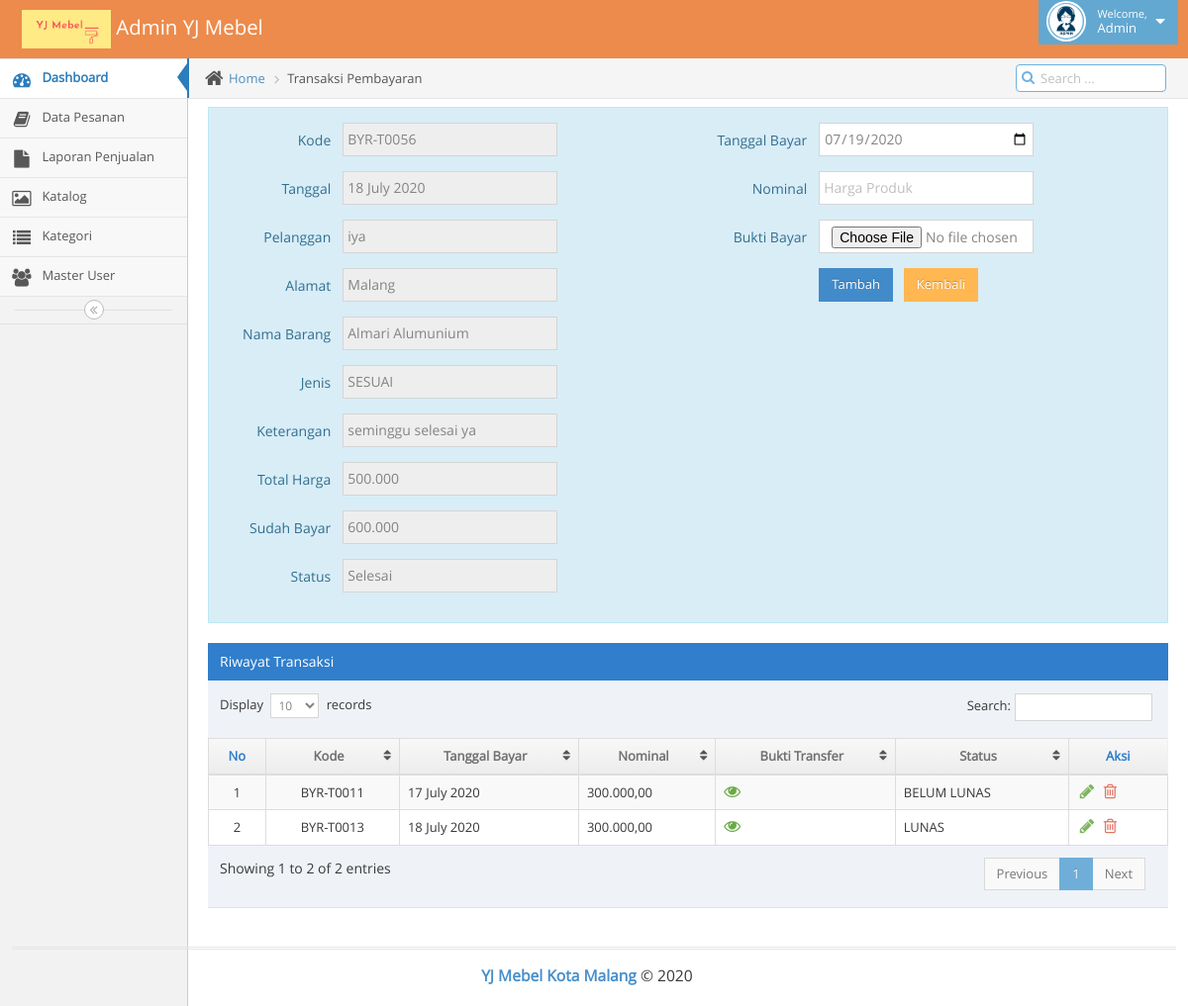
/admin_mebel/h_admin/index.php?transaksi_pembayaran&id=56 (signed in), run on the app's committed database.
### tables this page shows
CREATE TABLE `transaksi_penjualan` (
  `id_penjualan` int(11) NOT NULL,
  `id_cust` int(11) NOT NULL,
  `id_barang` int(11) NOT NULL,
  `keterangan` text NOT NULL,
  `jenis` enum('SESUAI','CUSTOM') NOT NULL,
  `tgl_jual` date NOT NULL,
  `total_harga` varchar(15) NOT NULL,
  `status_pesanan` enum('Pesan','Sedang Diproses','Selesai','Dibatalkan') NOT NULL
);

CREATE TABLE `tb_customer` (
  `id_cust` int(11) NOT NULL,
  `username_cust` varchar(20) NOT NULL,
  `password_cust` varchar(50) NOT NULL,
  `nama` varchar(50) NOT NULL,
  `alamat` varchar(100) NOT NULL,
  `telepon` varchar(15) NOT NULL
);

CREATE TABLE `produk` (
  `id_barang` int(11) NOT NULL,
  `id_kategori` int(11) NOT NULL,
  `nama_barang` varchar(100) NOT NULL,
  `keterangan` text NOT NULL,
  `harga` varchar(15) NOT NULL,
  `gambar` varchar(50) NOT NULL
);

CREATE TABLE `transaksi_pembayaran` (
  `id_pembayaran` int(11) NOT NULL,
  `id_penjualan` int(11) NOT NULL,
  `tgl_bayar` datetime NOT NULL,
  `nominal` varchar(25) NOT NULL,
  `bukti_tf` text NOT NULL,
  `status` enum('LUNAS','BELUM LUNAS') NOT NULL
);

### admin_mebel/function.php (called while the page is built, shortened)
<?php
function filterNumber($str){
	return intval(preg_replace("/[^0-9]/", '', $str));
}
function setKode($no, $pre = 'TRA'){
	$l = "ABCDEFGHIJKLMNOPQRSTUVWXYZ7890123456";
	return $pre."-".$l[intval(date('d'))].str_pad($no, 4, "0", STR_PAD_LEFT);
}

### admin_mebel/h_admin/transaksi_pembayaran.php (the view, shortened to what this page needs)
<?php
include "../k.php";
$id = filterNumber($_GET['id']);
$queryp = 	"SELECT j.id_penjualan, date_format(j.tgl_jual, '%d %M %Y') as tanggal, p.nama_barang, c.nama, j.jenis, j.keterangan, j.status_pesanan, j.total_harga, c.alamat, ".
			"		(SELECT IFNULL(SUM(b.nominal),0) FROM transaksi_pembayaran b WHERE b.id_penjualan = j.id_penjualan) as bayar ".
			"FROM 	transaksi_penjualan j ".
			"JOIN 	tb_customer c ON j.id_cust = c.id_cust ".
			"JOIN 	produk p ON j.id_barang = p.id_barang ".
			"WHERE  j.id_penjualan = {$id}";
$sqlp = mysqli_query($connect, $queryp);
$datap = mysqli_fetch_assoc($sqlp);
	?>
<div class="main-content">
	<div class="main-content-inner">
		<div class="breadcrumbs ace-save-state" id="breadcrumbs">
			<ul class="breadcrumb">
				<li>
					<i class="ace-icon fa fa-home home-icon"></i>
					<a href="index.php?dashboard">Home</a>
				</li>
				<li class="active">Transaksi Pembayaran</li>
			</ul>
			<div class="nav-search" id="nav-search">
				<form class="form-search">
					<span class="input-icon">
						<input type="text" placeholder="Search ..." class="nav-search-input" id="nav-search-input" autocomplete="off" />
						<i class="ace-icon fa fa-search nav-search-icon"></i>
					</span>
				</form>
			</div>
		</div>
		<div class="page-content">
			<div class="col-sm-15 alert alert-info">
				<div class="row">
					<form name="form1" class="form-horizontal" role="form" action="" method="post" enctype="multipart/form-data">
					<div class="col-md-6 col-xs-12">
						<div class="form-group">
							<label class="col-sm-3 control-label no-padding-right" for="form-field-1-1"> Kode  </label>
							<div class="col-sm-6">
								<input disabled type="text" class="form-control" name="" value="<?php echo setKode($datap['id_penjualan'], 'BYR')?>"/>
							</div>
						</div>
						<div class="form-group">
							<label class="col-sm-3 control-label no-padding-right" for="form-field-1-1"> Tanggal  </label>
							<div class="col-sm-6">
								<input disabled type="text" class="form-control" name="" value="<?php echo $datap['tanggal']?>"/>
							</div>
						</div>
						<div class="form-group">
							<label class="col-sm-3 control-label no-padding-right" for="form-field-1-1"> Pelanggan</label>
							<div class="col-sm-6">
								<input disabled type="text" class="form-control" name="" value="<?php echo $datap['nama']?>"/>
							</div>
						</div>
						<div class="form-group">
							<label class="col-sm-3 control-label no-padding-right" for="form-field-1-1"> Alamat</label>
							<div class="col-sm-6">
								<input disabled type="text" class="form-control" name="" value="<?php echo $datap['alamat']?>"/>
							</div>
						</div>
						<div class="form-group">
							<label class="col-sm-3 control-label no-padding-right" for="form-field-1-1"> Nama Barang  </label>
							<div class="col-sm-6">
								<input disabled type="text" class="form-control" name="" value="<?php echo $datap['nama_barang']?>"/>
							</div>
						</div>
						<div class="form-group">
							<label class="col-sm-3 control-label no-padding-right" for="form-field-1-1"> Jenis</label>
							<div class="col-sm-6">
								<input disabled type="text" class="form-control" name="" value="<?php echo $datap['jenis']?>"/>
							</div>
						</div>
						<div class="form-group">
							<label class="col-sm-3 control-label no-padding-right" for="form-field-1-1"> Keterangan</label>
							<div class="col-sm-6">
								<input disabled type="text" class="form-control" name="" value="<?php echo $datap['keterangan']?>"/>
							</div>
						</div>
						<div class="form-group">
							<label class="col-sm-3 control-label no-padding-right" for="form-field-1-1"> Total Harga</label>
							<div class="col-sm-6">
								<input disabled type="text" class="form-control" name="" value="<?php echo number_format($datap['total_harga'], 0, ',', '.')?>"/>
							</div>
						</div>
						<div class="form-group">
							<label class="col-sm-3 control-label no-padding-right" for="form-field-1-1"> Sudah Bayar</label>
							<div class="col-sm-6">
								<input disabled type="text" class="form-control" name="" value="<?php echo number_format($datap['bayar'], 0, ',', '.')?>"/>
							</div>
						</div>
						<div class="form-group">
							<label class="col-sm-3 control-label no-padding-right" for="form-field-1-1"> Status</label>
							<div class="col-sm-6">
								<input disabled type="text" class="form-control" name="" value="<?php echo $datap['status_pesanan']?>"/>
							</div>
						</div>
					</div>
					<div class="col-md-6 col-xs-12">
						<div class="form-group">
							<label class="col-sm-3 control-label no-padding-right" for="form-field-1-1"> Tanggal Bayar  </label>
							<div class="col-sm-6">
								<input required type="date" value="<?php echo date('Y-m-d')?>" class="form-control" name="tgl_bayar" id="form-field-1-1"   />
							</div>
						</div>
						<div class="form-group">
							<label class="col-sm-3 control-label no-padding-right" for="form-field-1-1"> Nominal </label>
							<div class="col-sm-6">
								<input required type="number" class="form-control" id="form-field-8" name="nominal" placeholder="Harga Produk">
							</div>
						</div>
						<div class="form-group">
							<label class="col-sm-3 control-label no-padding-right" for="form-field-1-1"> Bukti Bayar </label>
							<div class="col-sm-6">
								<input required type="file" accept="image/*" class="form-control" id="form-field-8" name="bukti" placeholder="Bukti Bayar">
							</div>
						</div>
						<div class="form-group">
							<label class="col-md-3 control-label no-padding-right" for="form-field-1-1"></label>
							<div class="col-md-9">
								<button type="submit" name="kirim" class="btn btn-sm btn-primary">Tambah</button>&nbsp;&nbsp;
								<a href="index.php?data_pesanan" class="btn btn-sm btn-warning">Kembali</a>
							</div>
						</div>
					</div>
					</form>
				</div>
			</div>
			<div class="row">
				<div class="col-xs-12">
					<div class="table-header">
						Riwayat Transaksi
					</div>
					<div class="table-responsive">
						<table id="dynamic-table" class="table table-striped table-bordered table-hover">
							<thead>
								<tr>
									<th style="text-align: center;">No</th>
									<th style="text-align: center;">Kode</th>
									<th style="text-align: center;">Tanggal Bayar</th>
									<th style="text-align: center;">Nominal</th>
									<th style="text-align: center;">Bukti Transfer</th>
									<th style="text-align: center;">Status</th>
									<th style="text-align: center;">Aksi</th>
								</tr>
							</thead>
							<tbody>
							<?php
								$query = "SELECT date_format(tgl_bayar, '%d %M %Y') as tanggal, date_format(tgl_bayar, '%Y-%m-%d') as tgl_bayar, bukti_tf, nominal, status, id_pembayaran
										  FROM transaksi_pembayaran
										  where id_penjualan = {$id}
										  ORDER BY tgl_bayar ASC";
								$sql = mysqli_query($connect, $query);
								$no = 1;
								while ($data = mysqli_fetch_array($sql)) { ?>
										<tr>
											<td class="center"><?php echo $no; ?></td>
											<td class="center"><?php echo setKode($data['id_pembayaran'], 'BYR'); ?></td>
											<td><?php echo $data['tanggal']; ?></td>
											<td><?php echo number_format($data["nominal"],2,',','.'); ?></td>
											<td><a href="#modal-gambar<?php echo $data['id_pembayaran']; ?>" role="button" class="green" data-toggle="modal"><i class="ace-icon fa fa-eye bigger-130"></i></a></td>
											<td><?php echo $data['status']; ?></td>
											<td><div class=" action-buttons">
													<a href="#modal-edit<?php echo $data['id_pembayaran']; ?>" role="button" class="green" data-toggle="modal"><i class="ace-icon fa fa-pencil bigger-130"></i></a>
													<a class="red" href="#modal-delete<?php echo $data['id_pembayaran']; ?>" role="button" data-toggle="modal"><i class="ace-icon fa fa-trash-o bigger-130"></i></a>
												</div>
											</td>
										</tr>
										<?php $no++; } ?>
									</tbody>
								</table>
							</div>
						</div>
					</div>
				</div>
			</div>
		</div>
	</div>
	</body>
</html>

### admin_mebel/assets/css/custom.css (style rules this page uses)
.form-group { overflow: hidden; }

### data on the page
transaksi_penjualan: id_penjualan "BYR-T0056", id_cust.nama "iya", id_cust.alamat "Malang", id_barang.nama_barang "Almari Alumunium", jenis "SESUAI", keterangan "seminggu selesai ya", total_harga "500.000", status_pesanan "Selesai"
transaksi_pembayaran: id_pembayaran "BYR-T0011", tanggal "17 July 2020", nominal "300.000,00", status "BELUM LUNAS"
transaksi_pembayaran: id_pembayaran "BYR-T0013", tanggal "18 July 2020", nominal "300.000,00", status "LUNAS"
